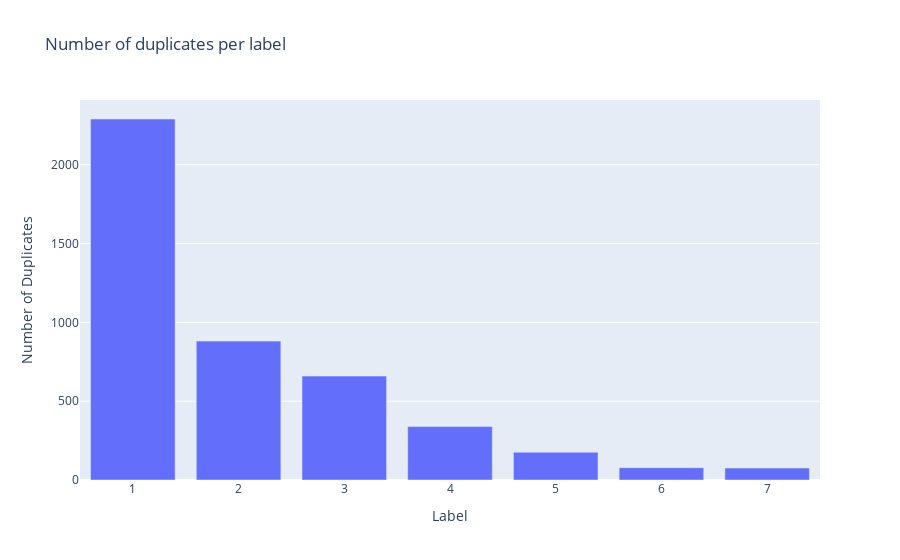

The notebook cell saved with this chart:
### Code cell
# Plot


# Assuming image_count_per_label_lesion_df is your DataFrame
# Create a bar plot
fig = px.bar(total_duplicated_images_per_label_df, x='label', y='nb_duplicates', title='Number of duplicates per label')
fig.update_xaxes(title_text='Label')
fig.update_yaxes(title_text='Number of Duplicates')

# Show the plot
fig.show()

### Figure 1 — Plotly figure (JSON) as saved in the notebook; plotly's stock layout.template omitted (floating-point values rounded to 4 significant figures)
{"data": [{"alignmentgroup": "True", "hovertemplate": "label=%{x}<br>nb_duplicates=%{y}<extra></extra>", "legendgroup": "", "marker": {"color": "#636efa", "pattern": {"shape": ""}}, "name": "", "offsetgroup": "", "orientation": "v", "showlegend": false, "textposition": "auto", "type": "bar", "x": [1, 2, 3, 4, 5, 6, 7], "xaxis": "x", "y": [2290, 881, 659, 339, 176, 78, 76], "yaxis": "y"}], "layout": {"autosize": true, "barmode": "relative", "legend": {"tracegroupgap": 0}, "title": {"text": "Number of duplicates per label"}, "xaxis": {"anchor": "y", "autorange": true, "domain": [0, 1], "range": [0.5, 7.5], "title": {"text": "Label"}, "type": "linear"}, "yaxis": {"anchor": "x", "autorange": true, "domain": [0, 1], "range": [0, 2411.0], "title": {"text": "Number of Duplicates"}, "type": "linear"}}}
